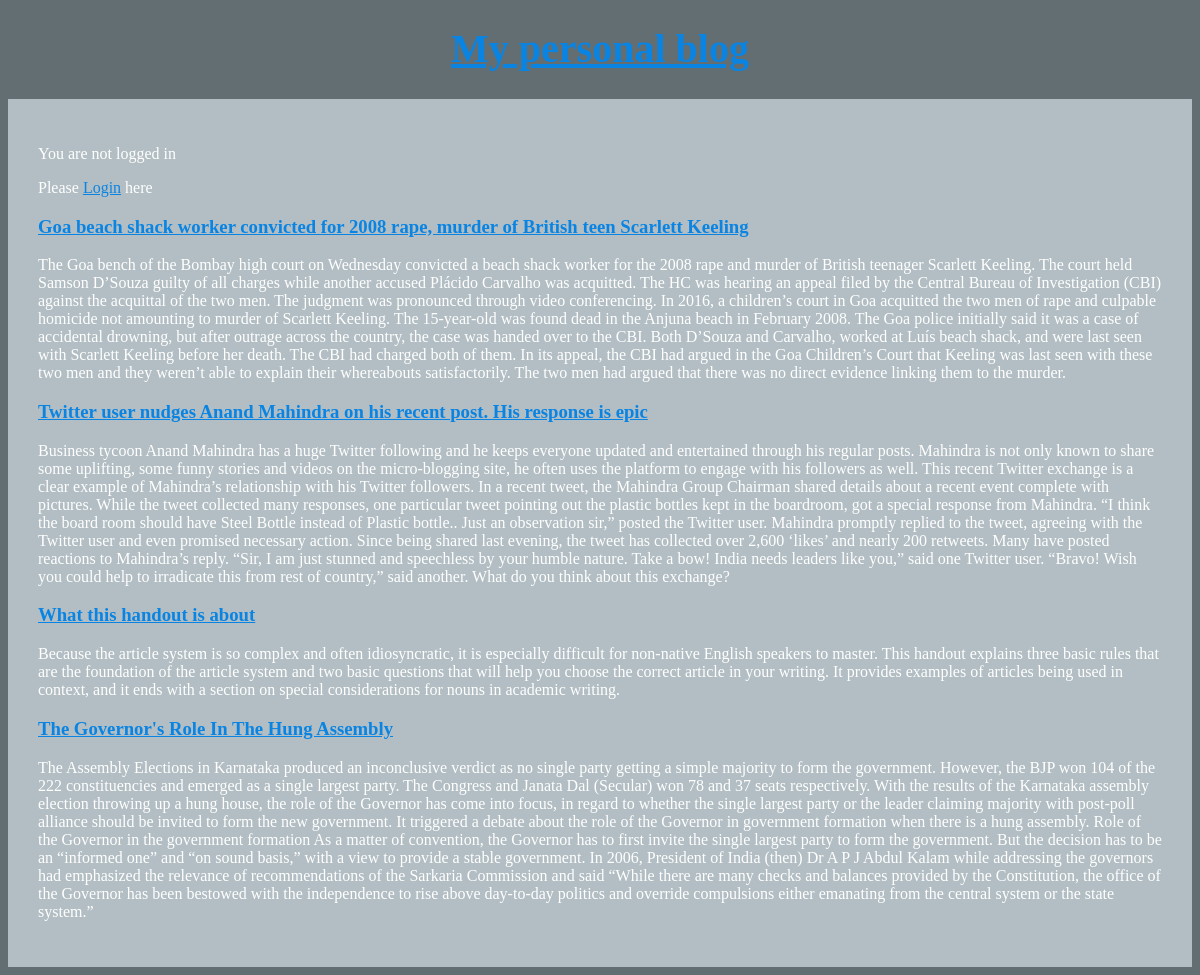
The page / on the database its author committed.
### article/models.py (models this page shows, shortened)
class Articles(models.Model):
	author=models.ForeignKey(
       'auth.User',
       on_delete=models.CASCADE,
		)
	title=models.CharField(max_length=200)
	text=models.TextField()

### article/views.py (the view)
# urls.py: path('', views.ArticleListView.as_view(), name='home'),
class ArticleListView(ListView):
	model=Articles
	template_name='home.html'

### templates/home.html
{% extends 'base.html' %}
{% block content %}
{% for arti in object_list %}
<div class="articles">
  <h3><a href="{% url 'article_page' arti.pk %}">{{ arti.title }}</a></h3>
  <p>{{ arti.text  }}</p>
</div>
{% endfor %}
{% endblock content %}

### templates/base.html (shortened to what this page needs)
{% load staticfiles %}
<!DOCTYPE html>
<html lang="en">
<head>
  <link rel="stylesheet" href="{% static 'css/basestyles.css' %}">
</head>
<body>
  <header>
    <h1><a href="/">My personal blog</a></h1>
  </header>
    <div class="container">
      {% if user.is_authenticated %}
      <p>You are logged in </p>
      <p>Hey there: {{user.username}}, Howdy</p>
      <p>Please <a href="{% url 'logout' %}">Logout</a>Here</p>
      {% else %}
      <p>You are not logged in</p>
      <p>Please <a href="{% url 'login' %}">Login</a> here</p>
      {% endif %}
       {% block content %}
       {% endblock content %}
    </div>
</body>
</html>

### static/css/basestyles.css (style rules this page uses)
body { background-color: #636e72; color: #FFF; }
h1 { font-size: 2.5rem; text-align: center; margin-top: 25px; }
a { color: #0984e3; }
.container { margin-top: 20px; background-color: #b2bec3; padding: 30px; }

### rows shown on the page
Articles: title "Goa beach shack worker convicted for 2008 rape, murder of British teen Scarlett Keeling", text "The Goa bench of the Bombay high court on Wednesday convicted a beach shack worker for the 2008 rape and murder of British teenager Scarlett Keeling. The court held Samson D’Souza guilty of all charges while another accused Plácido Carvalho was acquitted. The HC was hearing an appeal filed by the Central Bureau of Investigation (CBI) against the acquittal of the two men. The judgment was pronounced through video conferencing. In 2016, a children’s court in Goa acquitted the two men of rape and culpable homicide not amounting to murder of Scarlett Keeling. The 15-year-old was found dead in the Anjuna beach in February 2008. The Goa police initially said it was a case of accidental drowning,…"
Articles: title "Twitter user nudges Anand Mahindra on his recent post. His response is epic", text "Business tycoon Anand Mahindra has a huge Twitter following and he keeps everyone updated and entertained through his regular posts. Mahindra is not only known to share some uplifting, some funny stories and videos on the micro-blogging site, he often uses the platform to engage with his followers as well. This recent Twitter exchange is a clear example of Mahindra’s relationship with his Twitter followers. In a recent tweet, the Mahindra Group Chairman shared details about a recent event complete with pictures. While the tweet collected many responses, one particular tweet pointing out the plastic bottles kept in the boardroom, got a special response from Mahindra. “I think the board room…"
Articles: title "What this handout is about", text "Because the article system is so complex and often idiosyncratic, it is especially difficult for non-native English speakers to master. This handout explains three basic rules that are the foundation of the article system and two basic questions that will help you choose the correct article in your writing. It provides examples of articles being used in context, and it ends with a section on special considerations for nouns in academic writing."
Articles: title "The Governor's Role In The Hung Assembly", text "The Assembly Elections in Karnataka produced an inconclusive verdict as no single party getting a simple majority to form the government. However, the BJP won 104 of the 222 constituencies and emerged as a single largest party. The Congress and Janata Dal (Secular) won 78 and 37 seats respectively. With the results of the Karnataka assembly election throwing up a hung house, the role of the Governor has come into focus, in regard to whether the single largest party or the leader claiming majority with post-poll alliance should be invited to form the new government. It triggered a debate about the role of the Governor in government formation when there is a hung assembly. Role of the…"
